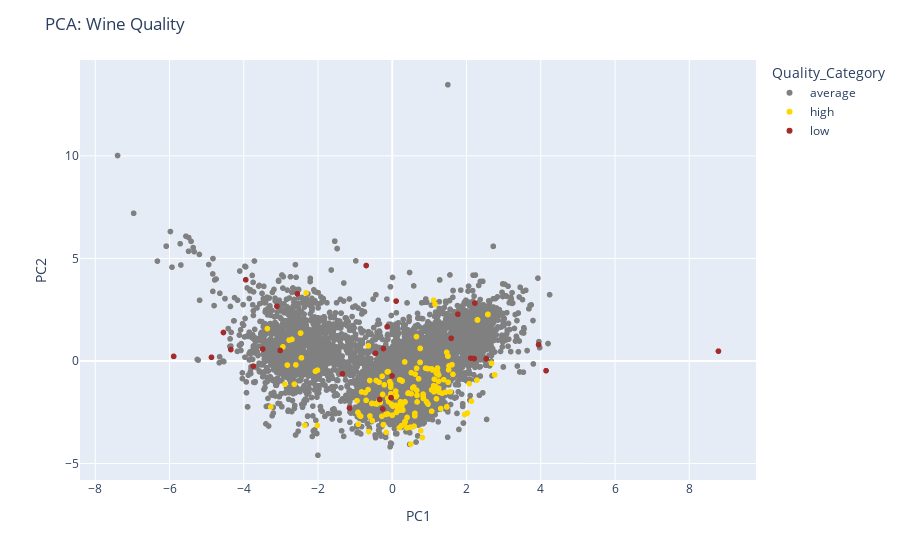

The notebook cell saved with this chart:
### Code cell
#wine quality groups
df['Quality_Category'] = pd.cut(df['quality'], 
                                bins=[0, 3, 7, 10], 
                                labels=['low', 'average', 'high'])

pca_df['Quality_Category'] = df['Quality_Category']

#plot for quality
fig = px.scatter(pca_df, 
                 x='PC1', 
                 y='PC2', 
                 color='Quality_Category', 
                 color_discrete_map={'low': 'brown', 'average': 'grey', 'high': 'gold'},  # Set the color mapping
                 hover_data=['Quality', 'Quality_Category'])  # Add both quality and category as hover data# Show the plot
fig.update_layout(title="PCA: Wine Quality")
fig.show()

### Figure 1 — Plotly figure (JSON) as saved in the notebook; plotly's stock layout.template omitted (floating-point values rounded to 4 significant figures; data arrays with more than 128 entries replaced by an {"elided": "..."} marker saying what was removed)
{"data": [{"customdata": {"elided": "6269x2 mixed values"}, "hovertemplate": "Quality_Category=%{customdata[1]}<br>PC1=%{x}<br>PC2=%{y}<br>Quality=%{customdata[0]}<extra></extra>", "legendgroup": "average", "marker": {"color": "grey", "symbol": "circle"}, "mode": "markers", "name": "average", "showlegend": true, "type": "scattergl", "x": {"elided": "6269 float values"}, "xaxis": "x", "y": {"elided": "6269 float values"}, "yaxis": "y"}, {"customdata": {"elided": "198x2 mixed values"}, "hovertemplate": "Quality_Category=%{customdata[1]}<br>PC1=%{x}<br>PC2=%{y}<br>Quality=%{customdata[0]}<extra></extra>", "legendgroup": "high", "marker": {"color": "gold", "symbol": "circle"}, "mode": "markers", "name": "high", "showlegend": true, "type": "scattergl", "x": {"elided": "198 float values"}, "xaxis": "x", "y": {"elided": "198 float values"}, "yaxis": "y"}, {"customdata": [[3, "low"], [3, "low"], [3, "low"], [3, "low"], [3, "low"], [3, "low"], [3, "low"], [3, "low"], [3, "low"], [3, "low"], [3, "low"], [3, "low"], [3, "low"], [3, "low"], [3, "low"], [3, "low"], [3, "low"], [3, "low"], [3, "low"], [3, "low"], [3, "low"], [3, "low"], [3, "low"], [3, "low"], [3, "low"], [3, "low"], [3, "low"], [3, "low"], [3, "low"], [3, "low"]], "hovertemplate": "Quality_Category=%{customdata[1]}<br>PC1=%{x}<br>PC2=%{y}<br>Quality=%{customdata[0]}<extra></extra>", "legendgroup": "low", "marker": {"color": "brown", "symbol": "circle"}, "mode": "markers", "name": "low", "showlegend": true, "type": "scattergl", "x": [-2.559, -3.947, -4.871, -3.107, -4.348, -5.889, -4.548, -3.02, -3.49, -3.745, 1.766, -0.2572, -0.1384, -0.004921, -1.152, -0.4517, -0.703, -0.3405, 2.223, -0.2388, 2.531, 4.143, 0.1039, -1.342, 2.205, 2.115, 3.941, -0.03381, 1.587, 8.786], "xaxis": "x", "y": [3.277, 3.958, 0.1768, 2.666, 0.5571, 0.2232, 1.388, 0.51, 0.5786, -0.2539, 2.28, -2.342, 1.665, -0.7321, -2.302, 0.3746, 4.653, -1.883, 2.821, 0.6052, 0.1056, -0.4751, 2.918, -0.6277, 0.1162, 0.1411, 0.7918, -1.789, 1.105, 0.4767], "yaxis": "y"}], "layout": {"autosize": true, "legend": {"title": {"text": "Quality_Category"}, "tracegroupgap": 0}, "margin": {"t": 60}, "title": {"text": "PCA: Wine Quality"}, "xaxis": {"anchor": "y", "autorange": true, "domain": [0, 1], "range": [-8.387, 9.773], "title": {"text": "PC1"}, "type": "linear"}, "yaxis": {"anchor": "x", "autorange": true, "domain": [0, 1], "range": [-5.999, 14.87], "title": {"text": "PC2"}, "type": "linear"}}}
